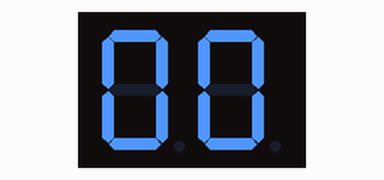
This sketch was run on a simulated Arduino Uno, built with avr-gcc and run on an emulated ATmega328P. Parts: 2-digit seven-segment display. Wiring (inferred from the names in the program): 2-digit 7-segment display, segments lit when HIGH: segments pin 2, pin 3, pin 4, pin 5, pin 6, pin 7, pin 8; digit selects pin 10, pin 11. The segment pins are drawn as the display they are named for.

Above: at 0.1 s.
At 4.2 s:
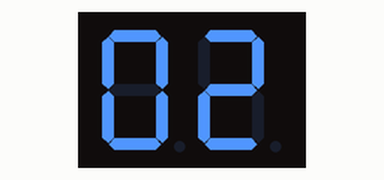
At 8.2 s:
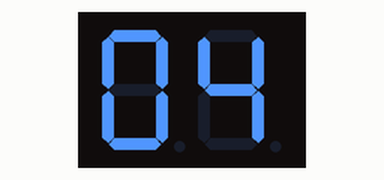
At 18.2 s:
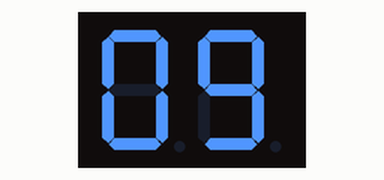
At 28.3 s:
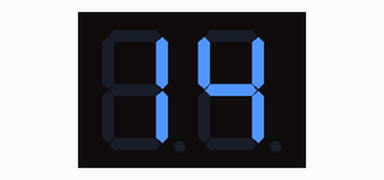
At 38.4 s:
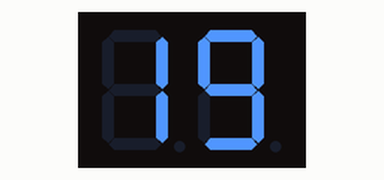

Measured:
- what the display in image 0 shows lasts 2.1 s, from 0.0 s to 2.1 s

The sketch:

100_sec_countdown.ino
```cpp
 int segments[7] = {2,3,4,5,6,7,8};
 int digit_pin[2] = {10,11};
 byte numbers[10] ={
  B1111110,
  B0110000,
  B1101101,
  B1111001,
  B0110011,
  B1011011,
  B1011111,
  B1110000,
  B1111111,
  B1111011
 };
void setup() {
  // put your setup code here, to run once:
  for (int i = 0 ; i < 7 ; i++) {
    pinMode(segments[i], OUTPUT);
  }
  for (int i = 0 ; i < 2; i++){
    pinMode(digit_pin[i], OUTPUT);
  }

}

void loop() {
  // put your main code here, to run repeatedly:
  int count = 0;
  while (count <100){
    for (int i = 0; i < 100; i++){
      display(count);
      delay(10);
    }
    count++;
  }


}
void display(int num){
  int tens = num/10;
  int units = num%10;

  digitalWrite(digit_pin[0], LOW);
  digitalWrite(digit_pin[1],HIGH);
  set_segment(numbers[tens]);
  delay(5);

  digitalWrite(digit_pin[0], HIGH);
  digitalWrite(digit_pin[1], LOW);
  set_segment(numbers[units]);
  delay(5);
}

void set_segment(byte pattern){
  for (int i = 0; i < 7; i++){
    digitalWrite(segments[i], bitRead(pattern, 6-i));
  }
}
```
